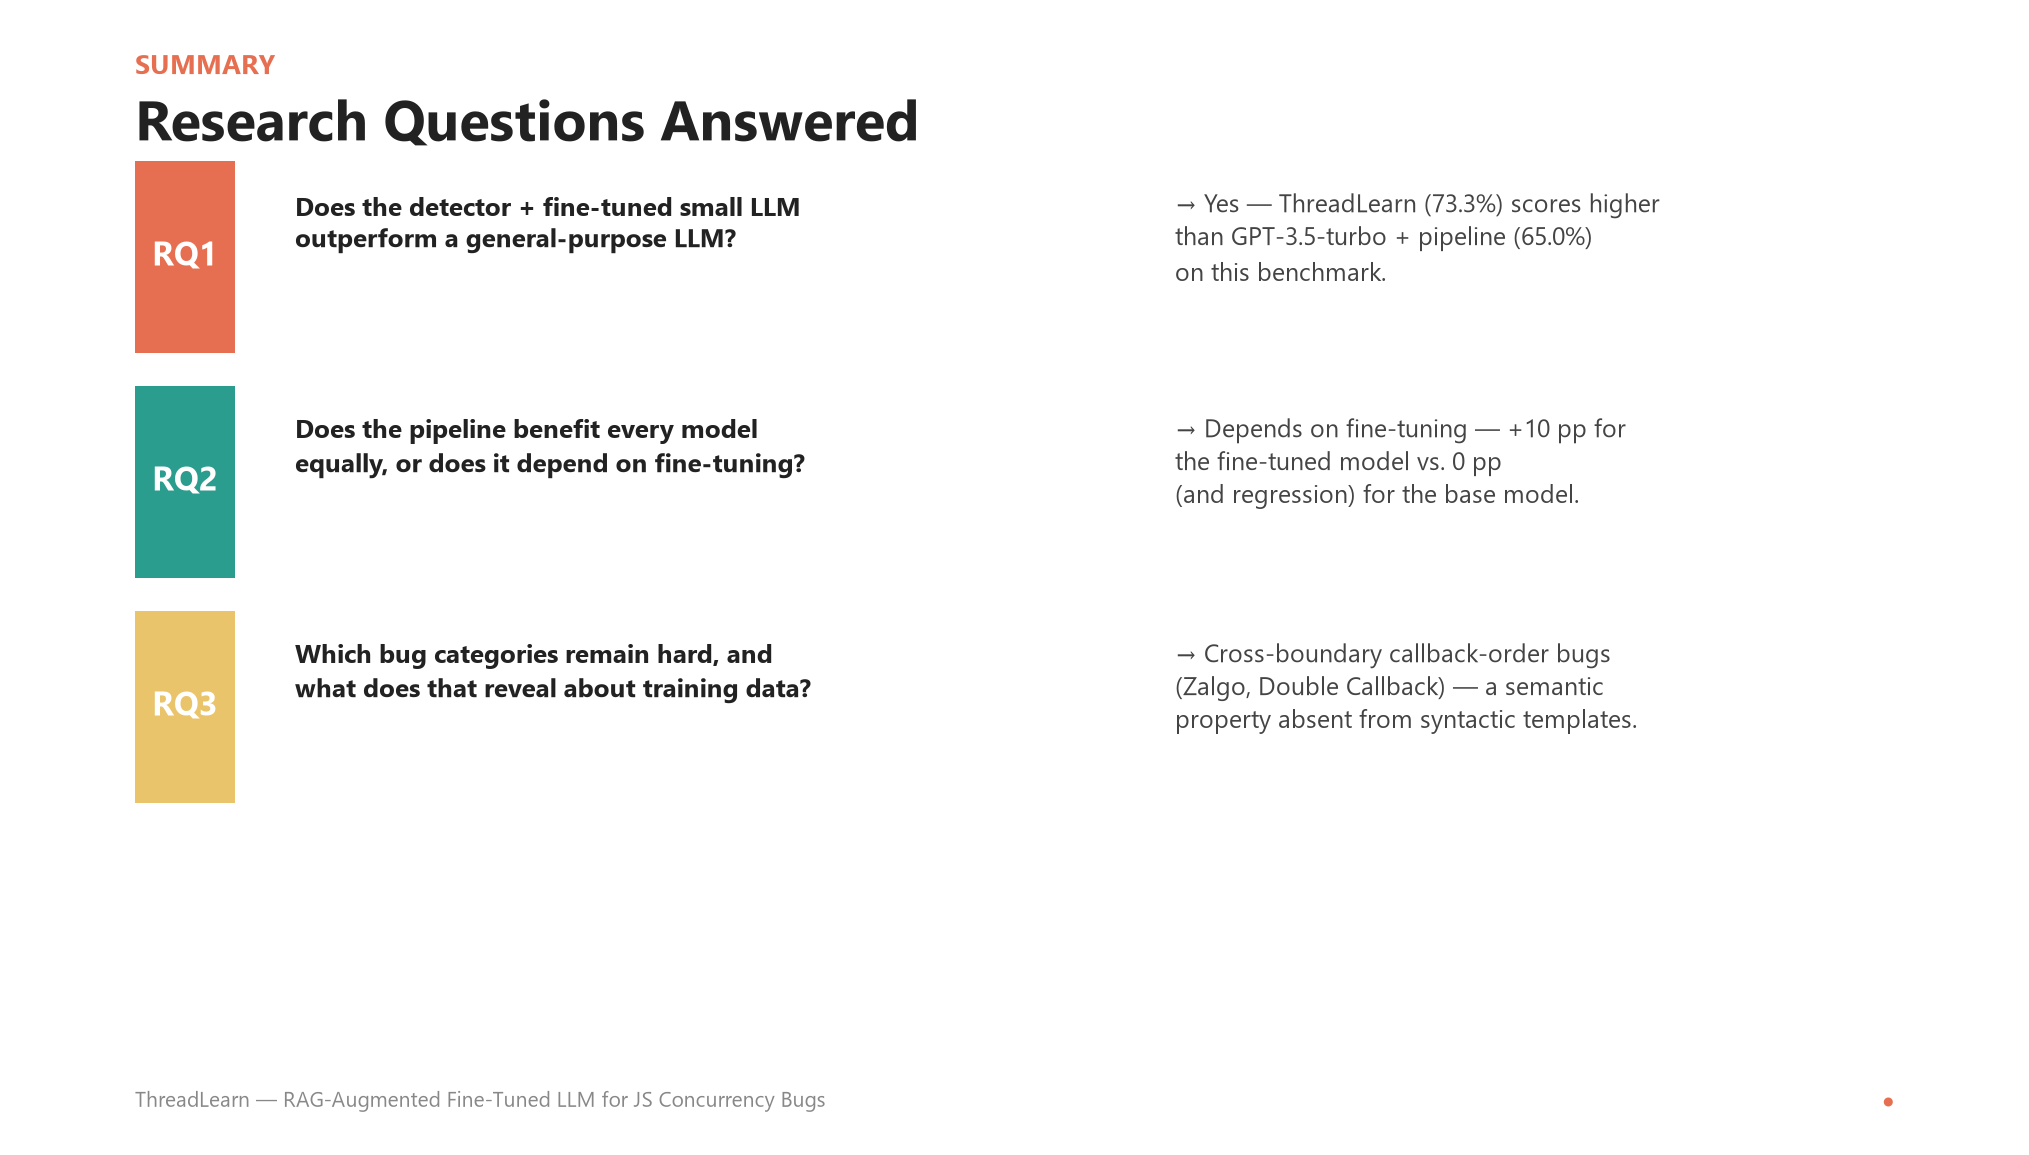

Here is the Python script that generated this plot:
#!/usr/bin/env python3
"""Slide 16: Research questions answered — RQ1/RQ2/RQ3 summary."""
import matplotlib.pyplot as plt
import os, sys
sys.path.insert(0, os.path.dirname(os.path.abspath(__file__)))
from _slide_style import OURS, GPT, FT, BASELINE, INK, MUTED, CARD_BG, SLIDE_W, SLIDE_H, apply_rc, title_block, footer

OUTPUT_DIR = os.path.dirname(os.path.abspath(__file__))
apply_rc()

fig = plt.figure(figsize=(SLIDE_W, SLIDE_H))
ax = fig.add_axes([0, 0, 1, 1])
ax.axis("off")

title_block(fig, "Summary", "Research Questions Answered")

rqs = [
    ("RQ1", "Does the detector + fine-tuned small LLM\noutperform a general-purpose LLM?",
     "Yes — ThreadLearn (73.3%) scores higher\nthan GPT-3.5-turbo + pipeline (65.0%)\non this benchmark.", OURS),
    ("RQ2", "Does the pipeline benefit every model\nequally, or does it depend on fine-tuning?",
     "Depends on fine-tuning — +10 pp for\nthe fine-tuned model vs. 0 pp\n(and regression) for the base model.", GPT),
    ("RQ3", "Which bug categories remain hard, and\nwhat does that reveal about training data?",
     "Cross-boundary callback-order bugs\n(Zalgo, Double Callback) — a semantic\nproperty absent from syntactic templates.", FT),
]

y0 = 0.70
row_h = 0.20
for i, (tag, q, a, color) in enumerate(rqs):
    y = y0 - i * row_h
    ax.add_patch(plt.Rectangle((0.06, y), 0.05, row_h - 0.03, facecolor=color, transform=ax.transAxes))
    fig.text(0.085, y + (row_h-0.03)/2, tag, fontsize=16, fontweight="bold",
              color="white", ha="center", va="center")
    fig.text(0.14, y + row_h - 0.055, q, fontsize=12.5, fontweight="bold", color=INK,
              ha="left", va="top", linespacing=1.4)
    fig.text(0.58, y + row_h - 0.055, "→ " + a, fontsize=12, color="#444",
              ha="left", va="top", linespacing=1.4)

footer(fig)
fig.savefig(os.path.join(OUTPUT_DIR, "slide_16_research_questions.png"))
print("Saved: slide_16_research_questions.png")
